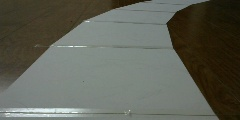
#> input picture Data/IMG0/Image_1702150475487917.jpg, 240 x 120 px, given in place of testtrack.mp4, which was not available
$ python LaneDetectionModule.py
#> lines starting #> are read from the running program, lines starting #| are printed output that depends on the picture; after the words box and inside, x2 and y2 are one past the last pixel; in counts of white or black regions, pixels touching at a corner belong together; pictures that were not available may be replaced by others from this repository, and a replacement may not be noted
### src/utils.py
import cv2
import numpy as np

# Using color detection to find the path
def thresholding(image):

    # converting image to HSV color space
    imageHSV = cv2.cvtColor(image, cv2.COLOR_BGR2HSV)

    # How to find value of minWhite and maxWhite? => Color Picker
    minWhite = np.array([48, 0, 90])
    maxWhite = np.array([179, 218, 255])

    # create mask layer
    maskedWhite= cv2.inRange(imageHSV, minWhite,maxWhite)

    return maskedWhite

# warp the input image to get a bird-eyes view of the track
def imageWarping(image, points, width, height, inverse = False):

    # point1 & point2 are input from user
    point1 = np.float32(points)
    point2 = np.float32([[0, 0], [width, 0], [0, height], [width, height]])

    # Transformation matrix
    if inverse:
        matrix = cv2.getPerspectiveTransform(point2, point1)
    else:
        matrix = cv2.getPerspectiveTransform(point1, point2)
    imageWarped = cv2.warpPerspective(image, matrix, (width, height))

    return imageWarped

# placeholder function to be called when there is a change in Warping Trackbars
def placeholder(a):
    pass

# initialize Warping Trackbars
def initializeTrackbars(initialTracbarVals, widthTarget = 640, heightTarget = 480):
    cv2.namedWindow("Trackbars")
    cv2.resizeWindow("Trackbars", 360, 240)
    cv2.createTrackbar("Width Top", "Trackbars", initialTracbarVals[0], widthTarget//2, placeholder)
    cv2.createTrackbar("Height Top", "Trackbars", initialTracbarVals[1], heightTarget, placeholder)
    cv2.createTrackbar("Width Bottom", "Trackbars", initialTracbarVals[2], widthTarget//2, placeholder)
    cv2.createTrackbar("Height Bottom", "Trackbars", initialTracbarVals[3], heightTarget, placeholder)

# convert Warping Trackbars values into reference point for imageWarping function
def getTrackbarsVals(widthTarget = 640, heightTarget = 480):
    widthTop = cv2.getTrackbarPos("Width Top", "Trackbars")
    heightTop = cv2.getTrackbarPos("Height Top", "Trackbars")
    widthBottom = cv2.getTrackbarPos("Width Bottom", "Trackbars")
    heightBottom = cv2.getTrackbarPos("Height Bottom", "Trackbars")
    points = np.float32([(widthTop, heightTop), (widthTarget - widthTop, heightTop),
                      (widthBottom , heightBottom ), (widthTarget - widthBottom, heightBottom)])
    return points

# draw reference points into warped image
def drawingPoints(image, points):
    for point in points:
        cv2.circle(image, (int(point[0]), int(point[1])), 15, (0, 0, 255), cv2.FILLED)
    return image

# get input image histogram for finding curve using pixel summation
def getInputHistogram(image, minPercentage = 0.75, display = False, region = 1):

    if region == 1:
        histogramVal = np.sum(image, axis = 0)
    else:
        histogramVal = np.sum(image[image.shape[0]//region:,:], axis=0)
    # print(histogramVal)
    maxVal = np.max(histogramVal)
    # print(max)
    # minimum threshold to filter out noises in input image
    minVal = minPercentage * maxVal

    indexArray = np.where(histogramVal >= minVal)
    basePoint = int(np.average(indexArray))
    # print(basePoint)

    # plot histogram and pixel summation
    if display:
        imageHistogram = np.zeros((image.shape[0], image.shape[1], 3), np.uint8)
        for x,intensity in enumerate(histogramVal):
            cv2.line(imageHistogram, (x, image.shape[0]), (x, int(image.shape[0] - (intensity//255//region))), (255, 0, 255), 1)
            cv2.circle(imageHistogram, (basePoint, image.shape[0]), 20, (0, 255, 255), cv2.FILLED)
        return basePoint, imageHistogram

    return basePoint

# stacking multiple output into 1 single frame
def stackImages(scale,imgArray):
    rows = len(imgArray)
    cols = len(imgArray[0])
    rowsAvailable = isinstance(imgArray[0], list)
    width = imgArray[0][0].shape[1]
    height = imgArray[0][0].shape[0]
    if rowsAvailable:
        for x in range ( 0, rows):
            for y in range(0, cols):
                if imgArray[x][y].shape[:2] == imgArray[0][0].shape [:2]:
                    imgArray[x][y] = cv2.resize(imgArray[x][y], (0, 0), None, scale, scale)
                else:
                    imgArray[x][y] = cv2.resize(imgArray[x][y], (imgArray[0][0].shape[1], imgArray[0][0].shape[0]), None, scale, scale)
                if len(imgArray[x][y].shape) == 2: imgArray[x][y]= cv2.cvtColor( imgArray[x][y], cv2.COLOR_GRAY2BGR)
        imageBlank = np.zeros((height, width, 3), np.uint8)
        hor = [imageBlank]*rows
        hor_con = [imageBlank]*rows
        for x in range(0, rows):
            hor[x] = np.hstack(imgArray[x])
        ver = np.vstack(hor)
    else:
        for x in range(0, rows):
            if imgArray[x].shape[:2] == imgArray[0].shape[:2]:
                imgArray[x] = cv2.resize(imgArray[x], (0, 0), None, scale, scale)
            else:
                imgArray[x] = cv2.resize(imgArray[x], (imgArray[0].shape[1], imgArray[0].shape[0]), None,scale, scale)
            if len(imgArray[x].shape) == 2: imgArray[x] = cv2.cvtColor(imgArray[x], cv2.COLOR_GRAY2BGR)
        hor= np.hstack(imgArray)
        ver = hor
    return ver

### src/LaneDetectionModule.py
import utils

curves = []
averageVal = 10

def getLaneCurve(image, display = 2):
    # display option:
    # 0 - display nothing
    # 1 - display result
    # 2 - display whole pipeline

    tempImg = image.copy()
    resImg = image.copy()
    # apply thresholding to image
    imageThres = utils.thresholding(image)

    # warp the input image
    height, width, channel = image.shape
    points = utils.getTrackbarsVals()
    imageWarped = utils.imageWarping(imageThres, points, width, height)
    imageWarpedPoint = utils.drawingPoints(tempImg, points)

    # finding curve using histogram for pixel summation
    middlePoint, imageHistogram = utils.getInputHistogram(imageWarped, display=True, region=4)
    curveAveragePoint, imageHistogram = utils.getInputHistogram(imageWarped, display=True, minPercentage=0.9)
    curveRaw = curveAveragePoint - middlePoint

    # averaging curve value
    curves.append(curveRaw)
    if len(curves) > averageVal:
        curves.pop(0)
    curve = int(sum(curves)/len(curves))

    # display
    if display != 0:
       imgInvWarp = utils.imageWarping(imageWarped, points, width, height, inverse=True)
       imgInvWarp = utils.cv2.cvtColor(imgInvWarp,utils.cv2.COLOR_GRAY2BGR)
       imgInvWarp[0:height//3,0:width] = 0,0,0
       imgLaneColor = utils.np.zeros_like(image)
       imgLaneColor[:] = 0, 255, 0
       imgLaneColor = utils.cv2.bitwise_and(imgInvWarp, imgLaneColor)
       imgResult = utils.cv2.addWeighted(resImg,1,imgLaneColor,1,0)
       midY = 450
       utils.cv2.putText(imgResult,str(curve),(width//2-80,85),utils.cv2.FONT_HERSHEY_COMPLEX,2,(255,0,255),3)
       utils.cv2.line(imgResult,(width//2,midY),(width//2+(curve*3),midY),(255,0,255),5)
       utils.cv2.line(imgResult, ((width // 2 + (curve * 3)), midY-25), (width // 2 + (curve * 3), midY+25), (0, 255, 0), 5)
       for x in range(-30, 30):
           w = width // 20
           utils.cv2.line(imgResult, (w * x + int(curve//50 ), midY-10),
                    (w * x + int(curve//50 ), midY+10), (0, 0, 255), 2)
    #    fps = cv2.getTickFrequency() / (cv2.getTickCount() - timer);
    #    cv2.putText(imgResult, 'FPS '+str(int(fps)), (20, 40), cv2.FONT_HERSHEY_SIMPLEX, 1, (230,50,50), 3);
    if display == 2:
       imgStacked = utils.stackImages(0.7,([image,imageWarpedPoint,imageWarped],
                                         [imageHistogram,imgLaneColor,imgResult]))
       utils.cv2.imshow('ImageStack',imgStacked)
    elif display == 1:
       utils.cv2.imshow('Resutlt',imgResult)

    # normalization
    curve = curve/100
    if curve > 1: curve == 1
    if curve < -1: curve == -1

    return curve

if __name__ == '__main__':
    cam = utils.cv2.VideoCapture('testtrack.mp4')

    utils.initializeTrackbars([28, 303, 0, 480])

    frameCounter = 0
    while True:

        # video loop
        frameCounter += 1
        if cam.get(utils.cv2.CAP_PROP_FRAME_COUNT) == frameCounter:
            cam.set(utils.cv2.CAP_PROP_POS_FRAMES, 0)
            frameCounter = 0

        _, image = cam.read()
#> image is the input picture: shape (120, 240, 3); mean B, G, R 86.1, 96.8, 94.7
        image = utils.cv2.resize(image, (640, 480))
#> image: shape (480, 640, 3)
        curve = getLaneCurve(image, display=2)
#> in thresholding, `imageHSV = cv2.cvtColor(image, cv2.COLOR_BGR2HSV)`: imageHSV: shape (480, 640, 3); mean H, S, V 50.7, 71.4, 99.7
#> in thresholding, `maskedWhite= cv2.inRange(imageHSV, minWhite,maxWhite)`:
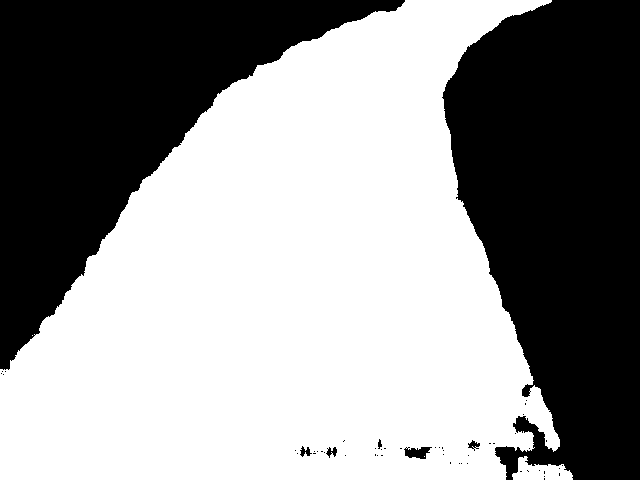
#> maskedWhite: shape (480, 640); 57.6% white; 54 black regions (47 under 20 px), largest, box (x1, y1, x2, y2) and area: (442, 0, 640, 480) 70733, (0, 0, 405, 370) 59075, (404, 447, 432, 459) 223
#> in imageWarping, `imageWarped = cv2.warpPerspective(image, matrix, (width, height))`:
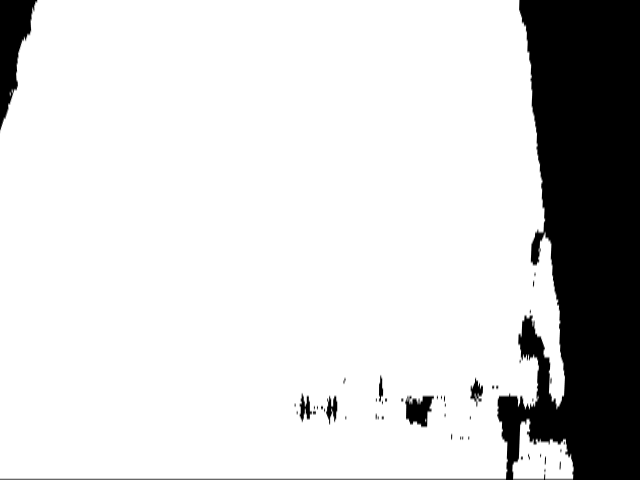
#> imageWarped: shape (480, 640); min 0, max 255, mean 211.2
#> in getInputHistogram, `histogramVal = np.sum(image[image.shape[0]//region:,:], axis=0)`: histogramVal = 640 values, max 91601 at index 4, min 0 at index 574, mean 77085.3
#> in getInputHistogram, `maxVal = np.max(histogramVal)`: maxVal = 91601
#> in getInputHistogram, `minVal = minPercentage * maxVal`: minVal = 68700.8
#> in getInputHistogram, `basePoint = int(np.average(indexArray))`: basePoint = 265
#> the loop in getInputHistogram, `for x,intensity in enumerate(histogramVal):` made 640 passes
#> intensity on passes 1 to 3: 89089, 89932, 90747
#> after the loop in getInputHistogram, `for x,intensity in enumerate(histogramVal):`:
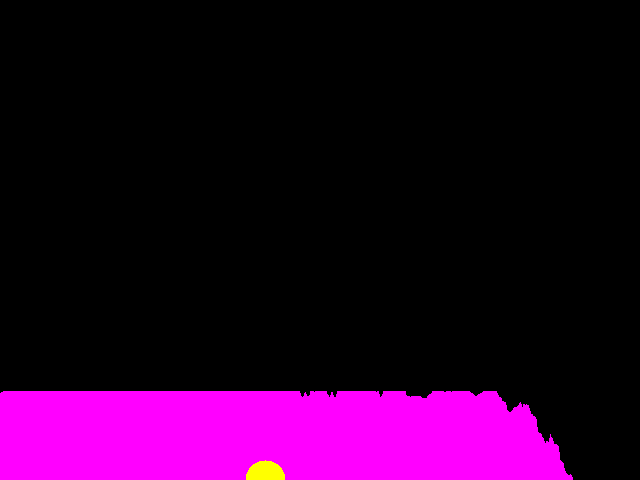
#> imageHistogram: shape (480, 640, 3); mean of channels 0, 1, 2 39.3, 0.5, 39.8; drawn as B, G, R
#> call 2 of getInputHistogram, with minPercentage = 0.9, display = True, region = 1
#> in getInputHistogram (call 2), `histogramVal = np.sum(image, axis = 0)`: histogramVal = 640 values, max 122201 at index 38, min 0 at index 574, mean 101372.1
#> in getInputHistogram (call 2), `maxVal = np.max(histogramVal)`: maxVal = 122201
#> in getInputHistogram (call 2), `minVal = minPercentage * maxVal`: minVal = 109980.9
#> in getInputHistogram (call 2), `basePoint = int(np.average(indexArray))`: basePoint = 262
#> the loop in getInputHistogram (call 2), `for x,intensity in enumerate(histogramVal):` made 640 passes
#> after the loop in getInputHistogram (call 2), `for x,intensity in enumerate(histogramVal):`:
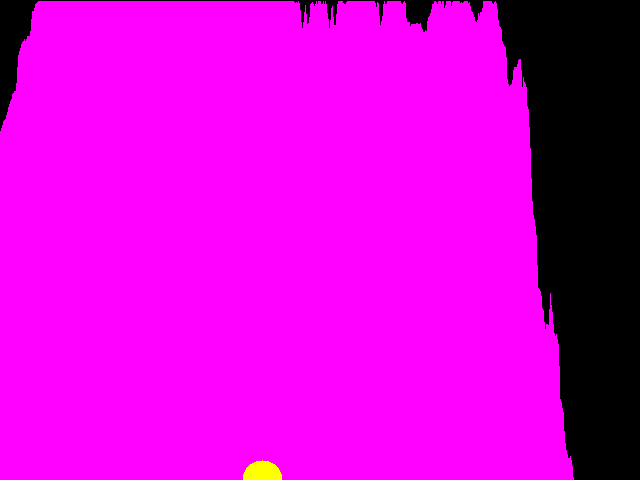
#> imageHistogram: shape (480, 640, 3); mean of channels 0, 1, 2 210.5, 0.5, 211; drawn as B, G, R
#> in getLaneCurve, `curveRaw = curveAveragePoint - middlePoint`: curveRaw = -3
#> in getLaneCurve, `imgLaneColor = utils.cv2.bitwise_and(imgInvWarp, imgLaneColor)`:
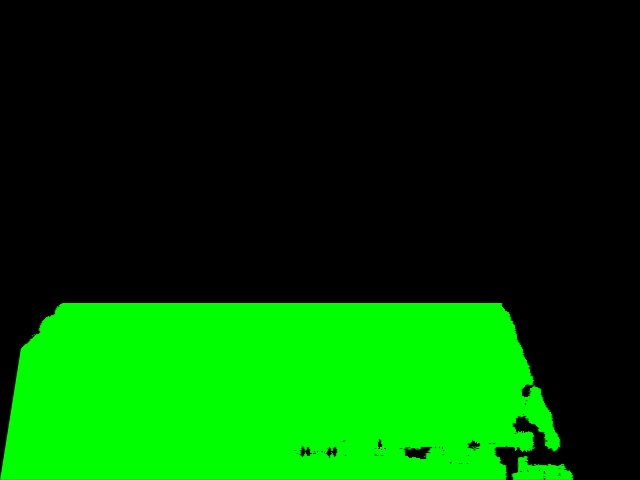
#> imgLaneColor: shape (480, 640, 3); mean B, G, R 0, 74.6, 0
#> in getLaneCurve, `utils.cv2.line(imgResult,(width//2,midY),(width//2+(curve*3),midY),(25..`: imgResult: shape (480, 640, 3); mean B, G, R 86.4, 131.7, 95
#> after the loop in getLaneCurve, `for x in range(-30, 30):`:
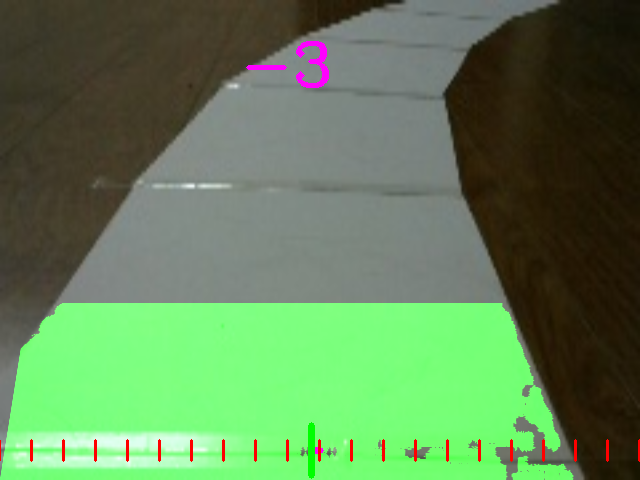
#> imgResult: shape (480, 640, 3); mean B, G, R 85.7, 130.9, 95.4
#> after the loop in stackImages, `for x in range(0, rows):`: hor = 2 items
#> in stackImages, `ver = np.vstack(hor)`:
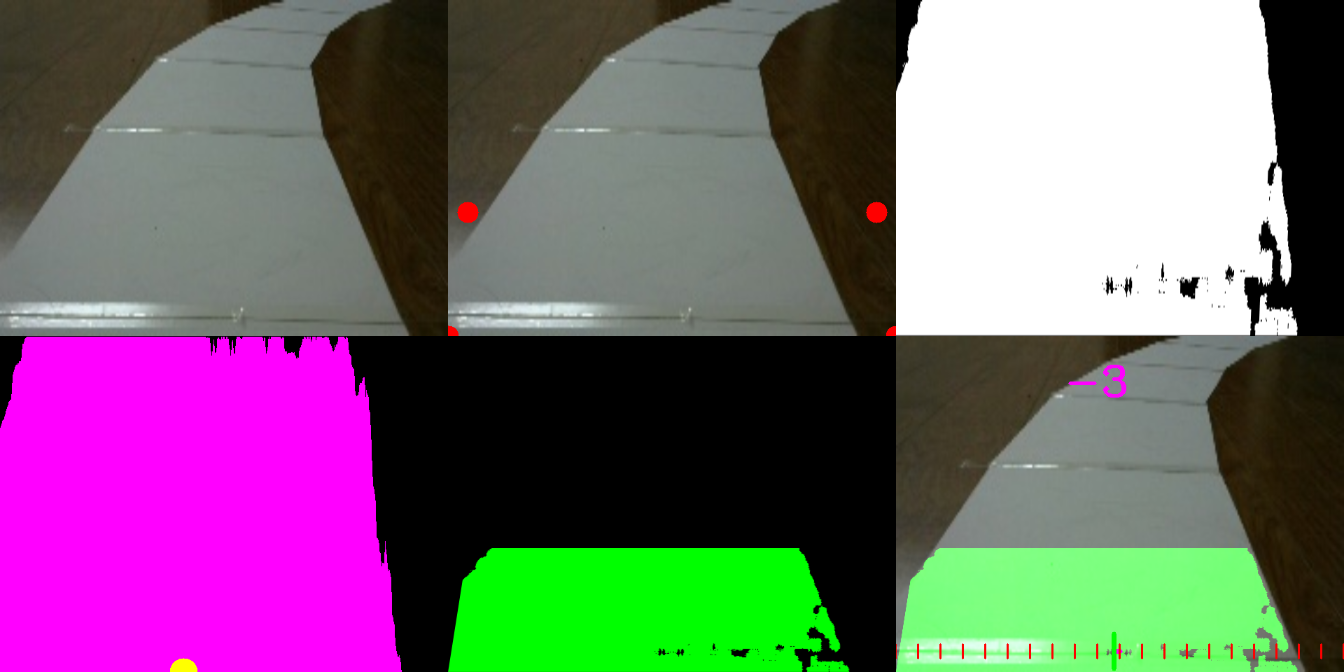
#> ver: shape (672, 1344, 3); mean of channels 0, 1, 2 113.2, 101.7, 118; drawn as B, G, R
#> in getLaneCurve, `curve = curve/100`: curve = -0.03
#> curve = -0.03
        print(curve)
#| -0.03
        # utils.cv2.imshow('Source', image)
        utils.cv2.waitKey(1)
